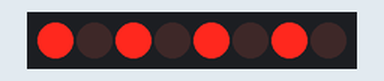
The sketch below on a simulated Arduino Uno, built with avr-gcc and run on an emulated ATmega328P. On the bench: 8 shift-register outputs drawn as a row of LEDs (first output left, lit = HIGH). Wiring (inferred from the names in the program): shift register (74HC595): data pin 6; shift clock pin 4; latch pin 5. Wiring (inferred from the signals the program sends): row of LEDs: on Q0, Q1, Q2, Q3, Q4, Q5, Q6, Q7.

Above: at 0.2 s.
At 1.7 s:
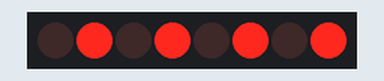
Timing chart, 0 to 3.0 s (numbered marks = the images above):
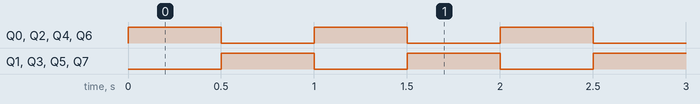

Measured:
- by itself, Q0–7: alternates HIGH for 0.50 s and LOW for 0.50 s

The sketch:

ricehung29_74hc5951.ino
```cpp
int latchPin = 5;
int clockPin = 4;
int dataPin = 6;

void setup()
{
  // Set all the pins of 74HC595 as OUTPUT
  pinMode(latchPin, OUTPUT);
  pinMode(dataPin, OUTPUT);
  pinMode(clockPin, OUTPUT);
}

void loop()
{
  updateShiftRegister(0,1,0,1,0,1,0,1);
  delay(500);
  updateShiftRegister(1,0,1,0,1,0,1,0);
  delay(500);
}

//updateShiftRegister() - This function sets the latchPin to low, then calls the Arduino function 'shiftOut' to shift out contents of variable 'leds' in the shift register before putting the 'latchPin' high again.
void updateShiftRegister(int z , int o , int tw , int th , int fo , int fi , int s , int se )
{
  int leds = z*pow(2,0) + o*pow(2,1) + tw*pow(2,2) + th*pow(2,3) + fo*pow(2,4) + fi*pow(2,5) + s*pow(2,6) + se*pow(2,7) ;
  digitalWrite(latchPin, LOW);
  shiftOut(dataPin, clockPin, LSBFIRST, leds);
  digitalWrite(latchPin, HIGH);
}

/*
Modified by ricehung29 on 2022-05-04
Author : https://lastminuteengineers.com/74hc595-shift-register-arduino-tutorial/
*/
```
